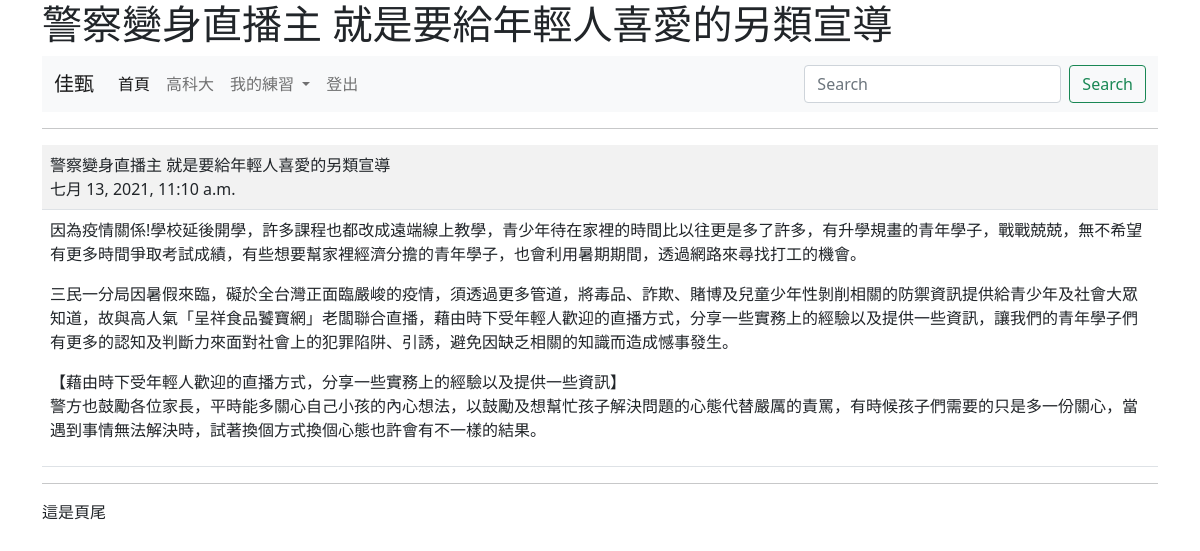
Page /show/6/ (signed in) on the committed database.
### mysite/models.py (models this page shows, shortened)
class Post(models.Model):
	title = models.CharField(max_length=200)
	content = models.TextField()
	pub_date = models.DateTimeField(default=timezone.now)
	class Meta:
		ordering = ('-pub_date',)

### mysite/views.py (the view)
# urls.py: path('show/<int:id>/', views.show),
@login_required(login_url="/admin/login/")
def show(request,id):
	try:
		post = Post.objects.get(id=id)
	except:
		return redirect("/news/")
	return render(request,"show.html",locals())

### templates/show.html (shortened to what this page needs)
{% extends "base.html" %}
{% block main %}
	<hr>
	<table class="table table-striped">
		<tr>
			<td>
				{{ post.title }}<br>
				{{ post.pub_date }}
			</td>
		</tr>
		<tr>
			<td>
				{{ post.content | linebreaks }}
			</td>
		</tr>
	</table>
{% endblock %}

### templates/menu.html (shortened to what this page needs)
<nav class="navbar navbar-expand-lg navbar-light bg-light">
  <div class="container-fluid">
    <a class="navbar-brand" href="#">
      {%if request.user.is_authenticated %}
        {{ request.user.first_name }}
      {% else %}
        未登入訪客
      {% endif %}
    </a>
    <div class="collapse navbar-collapse" id="navbarSupportedContent">
      <ul class="navbar-nav me-auto mb-2 mb-lg-0">
        <li class="nav-item">
          <a class="nav-link active" aria-current="page" href="#">首頁</a>
        </li>
        <li class="nav-item">
          <a class="nav-link" href="#">高科大</a>
        </li>
        <li class="nav-item dropdown">
          <a class="nav-link dropdown-toggle" href="#" id="navbarDropdown" role="button" data-bs-toggle="dropdown" aria-expanded="false">
            我的練習
          </a>
        </li>
        {% if request.user.is_authenticated %}
          <li class="nav-item">
            <a class="nav-link " href="/logout/" tabindex="-1" >登出</a>
          </li>
        {% else %}
          <li class="nav-item">
            <a class="nav-link " href="/admin/login/?next=/" tabindex="-1" >登入</a>
          </li>
        {% endif %}
      </ul>
      <form class="d-flex">
        <input class="form-control me-2" type="search" placeholder="Search" aria-label="搜尋">
        <button class="btn btn-outline-success" type="submit">Search</button>
      </form>
    </div>
  </div>
</nav>

### rows in the picture
Post: title "警察變身直播主 就是要給年輕人喜愛的另類宣導", pub_date "七月 13, 2021, 11:10 a.m.", content "因為疫情關係!學校延後開學，許多課程也都改成遠端線上教學，青少年待在家裡的時間比以往更是多了許多，有升學規畫的青年學子，戰戰兢兢，無不希望有更多時間爭取考試成績，有些想要幫家裡經濟分擔的青年學子，也會利用暑期期間，透過網路來尋找打工的機會。 三民一分局因暑假來臨，礙於全台灣正面臨嚴峻的疫情，須透過更多管道，將毒品、詐欺、賭博及兒童少年性剝削相關的防禦資訊提供給青少年及社會大眾知道，故與高人氣「呈祥食品饕寶網」老闆聯合直播，藉由時下受年輕人歡迎的直播方式，分享一些實務上的經驗以及提供一些資訊，讓我們的青年學子們有更多的認知及判斷力來面對社會上的犯罪陷阱、引誘，避免因缺乏相關的知識而造成憾事發生。 【藉由時下受年輕人歡迎的直播方式，分享一些實務上的經驗以及提供一些資訊】 警方也鼓勵各位家長，平時能多關心自己小孩的內心想法，以鼓勵及想幫忙孩子解決問題的心態代替嚴厲的責罵，有時候孩子們需要的只是多一份關心，當遇到事情無法解決時，試著換個方式換個心態也許會有不一樣的結果。"

### other values in the picture
{{ request.user.first_name }} "佳甄"
